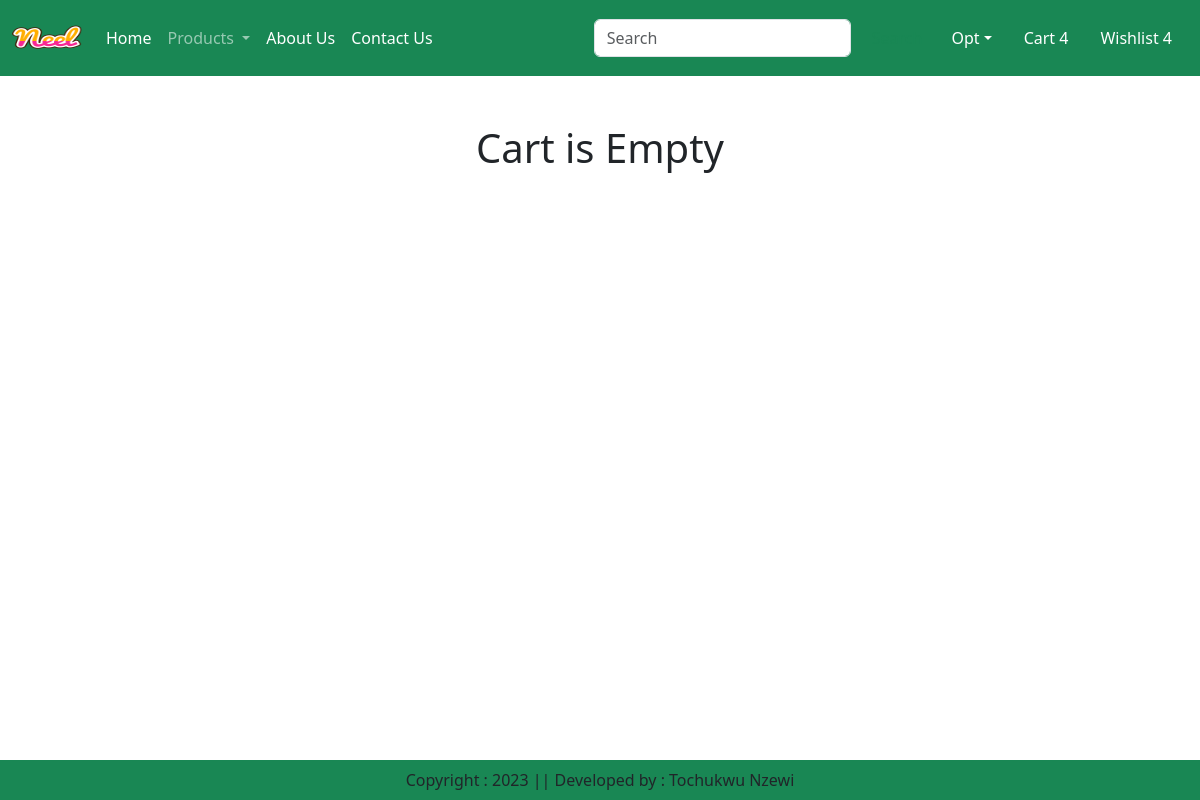
The page /cart/ (signed in) on the database as committed earlier.
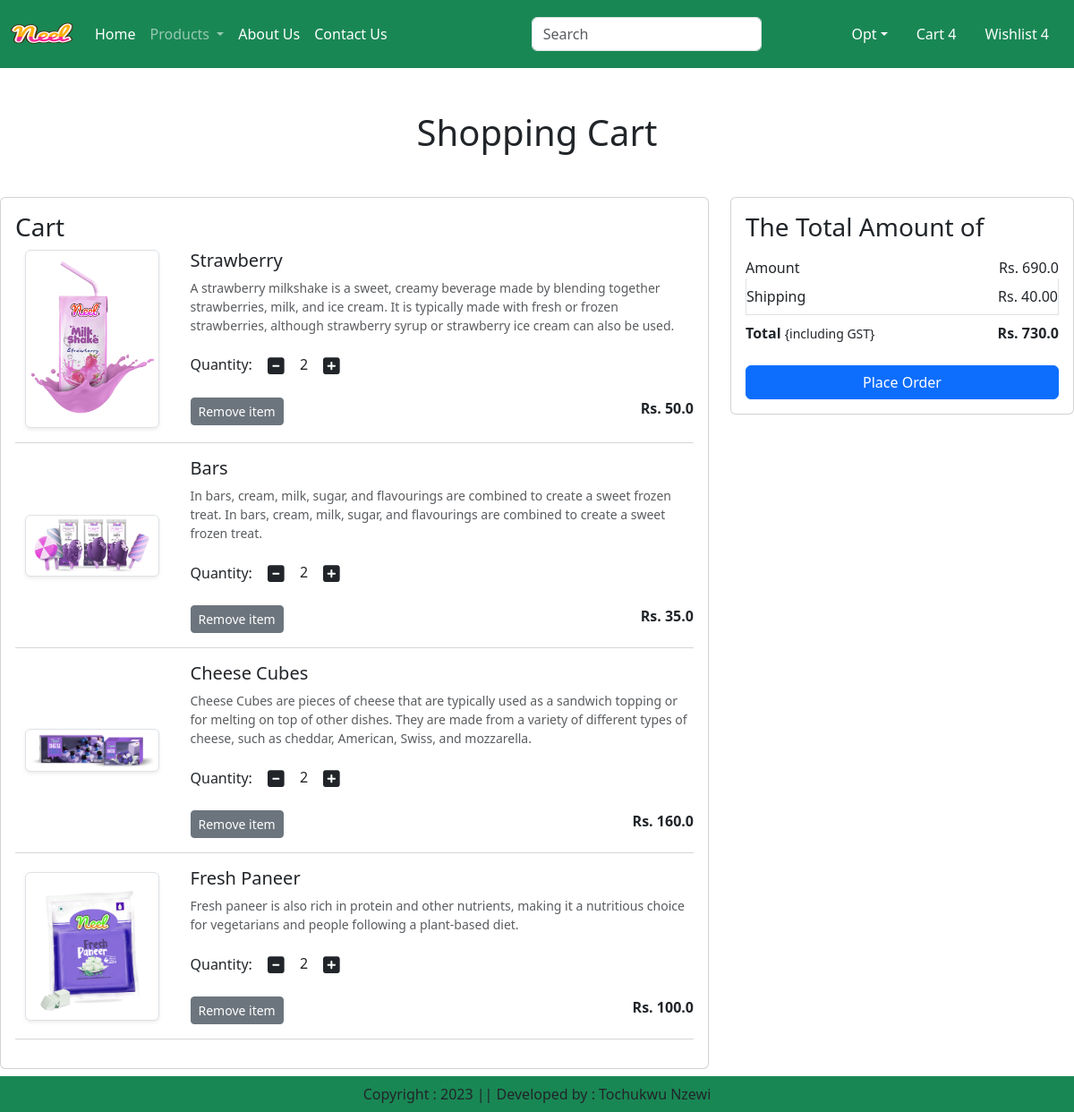
The same page on the database as committed later.
### app/models.py (models this page shows, shortened)
class Cart(models.Model):
    user = models.ForeignKey(User,on_delete=models.CASCADE)
    product = models.ForeignKey(Product,on_delete=models.CASCADE)
    quantity = models.PositiveIntegerField(default=1)

class Product(models.Model):
    title = models.CharField(max_length=100)
    selling_price = models.FloatField()
    discounted_price = models.FloatField()
    description = models.TextField(default='')
    composition = models.TextField(default='')
    prodapp = models.TextField(default='')
    category = models.CharField(choices=CATEGORY_CHOICES, max_length=2)
    product_image = models.ImageField(upload_to='product')

### app/views.py (the view)
# urls.py: path('cart/', views.show_cart, name='showcart'),
def show_cart(request):
    user = request.user
    cart = Cart.objects.filter(user=user)
    amount = 0
    for p in cart:
        value = p.quantity * p.product.discounted_price
        amount = amount + value
    totalamount = amount + 40
    return render(request, 'app/addtocart.html',locals())

### app/templates/app/addtocart.html (shortened to what this page needs)
{% extends 'app/base.html' %}
{% load static %}
{% block main-content %}
<div class="conatiner my-5">
    <div class="row">
        {% if cart %}
         <h1 class="text-center mb-5">Shopping Cart</h1>
         <div class="col-sm-8">
             <div class="card">
                 <div class="card-body">
                     <h3>Cart</h3>
                     {% for item in cart %}
                     <div class="row">
                         <div class="col-sm-3 text-center align-self-center"><img src="{{item.product.product_image.url}}" alt="" srcset="" class="img-fluid img-thumbnail shadow-sm" height="150" width="150"></div>
                         <div class="col-sm-9">
                             <div>
                                 <h5>{{item.product.title}}</h5>
                                 <p class="mb-2 text-muted small">{{item.product.description}}</p>
                                 <div class="my-3">
                                     <label for="quantity">Quantity:</label>
                                     <a class="minus-cart btn" pid="{{item.product.id}}"><i class="fas fa-minus-square fa-lg"></i></a>
                                        <span id="quantity">{{item.quantity}}</span>
                                    <a class="plus-cart btn" pid={{item.product.id}}><i class="fas fa-plus-square fa-lg"></i></a>
                                 </div>
                                 <div class="d-flex justify-content-between">
                                   <a href="#" class="remove-cart btn btn-sm btn-secondary mr-3" pid={{item.product.id}}>Remove item</a>
                                   <p class="mb-0"><span><strong>Rs. {{item.product.discounted_price}}</strong></span></p>
                                 </div>
                             </div>
                         </div>
                     </div>
                     <hr class="text-muted">
                     {% endfor %}
                 </div>
             </div>
         </div>
         <div class="col-sm-4">
             <div class="card">
                 <div class="card-body">
                     <h3>The Total Amount of</h3>
                     <ul class="list-group">
                        <li class="list-group-item d-flex justify-content-between align-items-center border-0 px-0 pb-0">Amount<span id="amount">Rs. {{amount}}
                        </span></li>
                        <li class="list-group-item d-flex justify-content-between align-items-center px-0">Shipping<span>Rs. 40.00</span></li>
                        <li class="list-group-item d-flex justify-content-between align-items-center border-0 px-0 mb-3">
                            <div>
                                <strong>Total</strong> <small>{including GST}</small>
                            </div>
                            <span id="totalamount"><strong>Rs. {{totalamount}}</strong></span>
                        </li>
                     </ul>
                     <div class="d-grid"><a href="{% url 'checkout' %}" class="btn btn-primary">Place Order</a></div>
                 </div>
             </div>
         </div>
         {% else %}
            <h1 class="text-center mb-5">Cart is Empty</h1>
        {% endif %}
    </div>
</div>
{% endblock main-content %}

### app/templates/app/base.html (shortened to what this page needs)
<!DOCTYPE html>
{% load static %}
<html lang="en">
  <head>
    <link
      href="https://cdn.jsdelivr.net/npm/bootstrap@5.3.0-alpha1/dist/css/bootstrap.min.css"
      rel="stylesheet"
    />
    <link rel="stylesheet" href="{% static 'app/css/owl.carousel.min.css'%}" />
    <link rel="stylesheet" href="{% static 'app/css/all.min.css'%}" />
    <link rel="stylesheet" href="{% static 'app/css/style.css'%}" />
  </head>
  <body>
    <nav class="navbar navbar-expand-lg navbar-dark bg-success">
      <div class="container-fluid">
        <a class="navbar-brand" href="#">
          <img
            src="{% static 'app/images/banner/product/neel.png' %}"
            width="70"
            height="50"
          />
        </a>
        <div class="collapse navbar-collapse" id="navbarSupportedContent">
          <ul class="navbar-nav me-auto mb-2 mb-lg-0">
            {% if request.user.is_authenticated %}
            <li class="nav-item">
              <a class="nav-link active" aria-current="page" href="/">Home</a>
            </li>
            <li class="nav-item dropdown">
              <a
                class="nav-link dropdown-toggle"
                href="#"
                role="button"
                data-bs-toggle="dropdown"
                aria-expanded="false"
              >
                Products
              </a>
            </li>
            <l1 class="nav-item">
              <a class="nav-link text-white" href="{% url 'about' %}">About Us</a>
            </l1>
            <l1 class="nav-item">
              <a class="nav-link text-white" href="{% url 'contact' %}">Contact Us</a>
            </l1>
          </ul>
          <form class="d-flex" role="search">
            <input
              class="form-control me-2"
              type="search"
              placeholder="Search"
              aria-label="Search"
            />
            <button class="btn btn-outline-success" type="submit">
            </button>
          </form>
        </div>
        <ul class="navbar-nav me-auto mb-2 mb-lg-0">
          <l1 class="nav-item dropdown mx-2">
            <a
              class="nav-link dropdown-toggle text-white"
              href="#"
              id="profileDropdown"
              role="button"
              data-bs-toggle="dropdown"
              aria-expanded="false"
              >Opt</a
            >
          </l1>
          <l1 class="nav-item mx-2">
            <a href="#" class="nav-link text-white">Cart 4</a>
          </l1>
          <l1 class="nav-item mx-2">
            <a href="#" class="nav-link text-white">Wishlist 4</a>
          </l1>
          {% endif %}
        </ul>
      </div>
    </nav>
    {% block main-content %}{% endblock main-content %}
    <footer
      class="container-fluid fixed-bottom bg-success text-center p-2 mt-5"
    >
      Copyright : 2023 || Developed by : Tochukwu Nzewi
    </footer>
  </body>
</html>

Rows that differ between the two databases and show on the page:
added Cart: product.product_image (picture), product "Strawberry", product.description "A strawberry milkshake is a sweet, creamy beverage made by blending together strawberries, milk, and ice cream. It is typically made with fresh or frozen strawberries, although strawberry syrup or strawberry ice cream can also be used.", quantity "2", product.discounted_price "50.0"
added Cart: product.product_image (picture), product "Bars", product.description "In bars, cream, milk, sugar, and flavourings are combined to create a sweet frozen treat. In bars, cream, milk, sugar, and flavourings are combined to create a sweet frozen treat.", quantity "2", product.discounted_price "35.0"
added Cart: product.product_image (picture), product "Cheese Cubes", product.description "Cheese Cubes are pieces of cheese that are typically used as a sandwich topping or for melting on top of other dishes. They are made from a variety of different types of cheese, such as cheddar, American, Swiss, and mozzarella.", quantity "2", product.discounted_price "160.0"
added Cart: product.product_image (picture), product "Fresh Paneer", product.description "Fresh paneer is also rich in protein and other nutrients, making it a nutritious choice for vegetarians and people following a plant-based diet.", quantity "2", product.discounted_price "100.0"
Other text that changed with them:
{{ amount }}: (not shown) → "690.0"
{{ totalamount }}: (not shown) → "730.0"
text no longer shown: "Cart is Empty"
text now shown: "Shopping Cart Cart The Total Amount of Amount Rs. Shipping Rs. 40.00 Total {including GST} Rs. Place Order"
